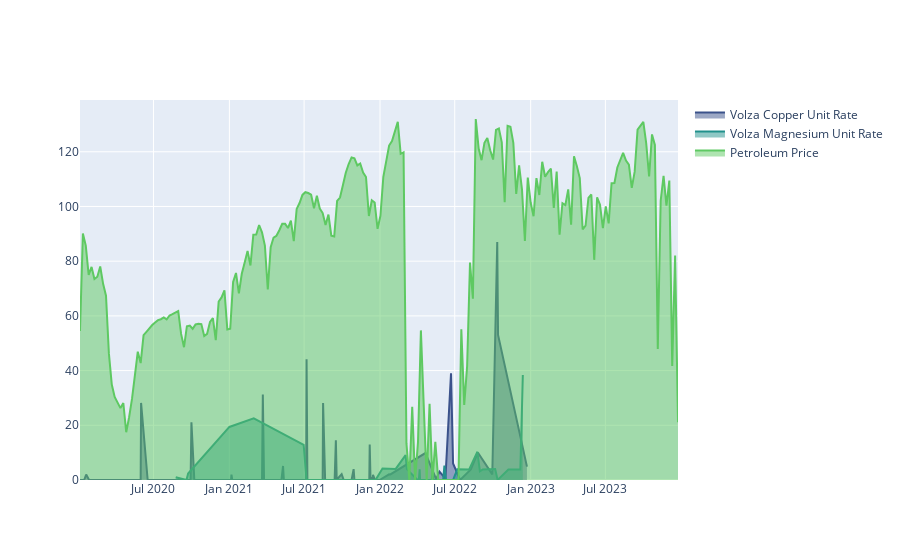

Source (notebook cell):
### Code cell
palette = list(seaborn.color_palette(palette='viridis', n_colors=len(columns)).as_hex())
figure = plotly.graph_objs.Figure()

for column, color in zip(columns, palette):
    figure.add_trace(plotly.graph_objs.Scatter(x = column["date"],
                             y = column["value"],
                             name = column["name"],
                             line_color = color, 
                             fill='tozeroy'))

figure.show()

### Figure 1 — Plotly figure (JSON) as saved in the notebook; plotly's stock layout.template omitted (floating-point values rounded to 4 significant figures; data arrays with more than 128 entries replaced by an {"elided": "..."} marker saying what was removed)
{"data": [{"fill": "tozeroy", "line": {"color": "#3b528b"}, "name": "Volza Copper Unit Rate", "type": "scatter", "x": {"elided": "229 str values"}, "y": {"elided": "229 float values"}}, {"fill": "tozeroy", "line": {"color": "#21918c"}, "name": "Volza Magnesium Unit Rate", "type": "scatter", "x": ["2020-08-24T00:00:00", "2020-09-19T00:00:00", "2020-09-23T00:00:00", "2021-01-01T00:00:00", "2021-03-01T00:00:00", "2021-06-30T00:00:00", "2021-07-07T00:00:00", "2021-08-26T00:00:00", "2021-10-18T00:00:00", "2021-10-21T00:00:00", "2021-10-22T00:00:00", "2021-10-25T00:00:00", "2021-10-29T00:00:00", "2021-11-04T00:00:00", "2021-11-25T00:00:00", "2021-12-21T00:00:00", "2022-01-07T00:00:00", "2022-02-08T00:00:00", "2022-03-04T00:00:00", "2022-03-07T00:00:00", "2022-04-02T00:00:00", "2022-04-05T00:00:00", "2022-04-07T00:00:00", "2022-04-08T00:00:00", "2022-04-13T00:00:00", "2022-04-14T00:00:00", "2022-04-20T00:00:00", "2022-04-21T00:00:00", "2022-04-28T00:00:00", "2022-05-06T00:00:00", "2022-05-09T00:00:00", "2022-05-10T00:00:00", "2022-05-12T00:00:00", "2022-05-13T00:00:00", "2022-05-17T00:00:00", "2022-05-27T00:00:00", "2022-06-03T00:00:00", "2022-06-06T00:00:00", "2022-06-07T00:00:00", "2022-06-10T00:00:00", "2022-06-13T00:00:00", "2022-06-14T00:00:00", "2022-06-20T00:00:00", "2022-06-24T00:00:00", "2022-06-27T00:00:00", "2022-07-07T00:00:00", "2022-08-05T00:00:00", "2022-08-25T00:00:00", "2022-08-31T00:00:00", "2022-09-07T00:00:00", "2022-10-07T00:00:00", "2022-10-13T00:00:00", "2022-11-08T00:00:00", "2022-12-07T00:00:00", "2022-12-13T00:00:00"], "y": [1, 0.003774, 2.38, 19.39, 22.53, 12.84, 0, 0, 0, 0, 0, 0, 0, 0, 0, 0, 4.173, 4.039, 9.092, 3.965, 0, 0, 3.9, 0, 0, 0, 0, 0, 0, 0, 3.862, 0, 0, 0, 0, 0, 0, 5.26, 3.849, 0, 0, 0, 0, 0, 0, 3.893, 3.862, 10.31, 3.178, 3.875, 4, 0, 3.848, 3.864, 38.39]}, {"fill": "tozeroy", "line": {"color": "#5ec962"}, "name": "Petroleum Price", "type": "scatter", "x": {"elided": "208 str values"}, "y": {"elided": "208 float values"}}], "layout": {}}
